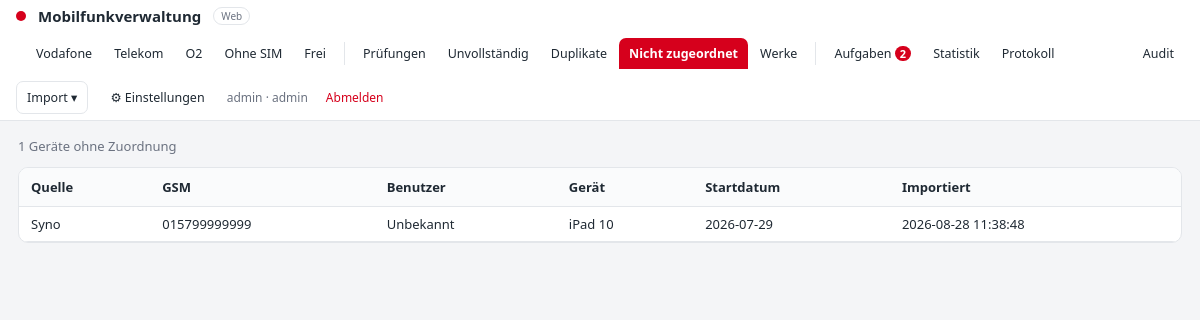
/nicht-zugeordnet (signed in), run on the app's committed database.
### backend/webapp/models.py (models this page shows)
class UnmatchedDevice(Base):
    __tablename__ = "unmatched_devices"
    id          = Column(Integer, primary_key=True)
    quelle      = Column(Text, nullable=False)
    gsm         = Column(Text)
    benutzer    = Column(Text)
    geraet      = Column(Text)
    startdatum  = Column(Text)
    importdatum = Column(Text)

### backend/webapp/blueprints/tabs.py (the view)
@bp.route("/nicht-zugeordnet")
@login_required
def unmatched():
    db = SessionLocal()
    try:
        rows = (db.query(UnmatchedDevice)
                  .order_by(UnmatchedDevice.importdatum.desc()).all())
    finally:
        db.close()
    return render_template("tabs/unmatched.html", rows=rows, active_tab="unmatched")

### backend/webapp/security.py (called while the page is built)
def current_user():
    return session.get("user")

def can(permission: str) -> bool:
    u = current_user()
    if not u:
        return False
    role = u.get("role")
    if permission == "read":
        return True
    if permission == "write":
        return role in ("write", "admin")
    if permission in ("delete", "admin"):
        return role == "admin"
    return False

def login_required(fn):
    @wraps(fn)
    def wrapper(*args, **kwargs):
        if not current_user():
            return redirect(url_for("auth.login", next=request.path))
        return fn(*args, **kwargs)
    return wrapper

### backend/webapp/templates/tabs/unmatched.html (shortened to what this page needs)
{% extends "base.html" %}
{% block content %}
<div class="wrap">
  <div class="bar"><span id="count">{{ rows|length }} Geräte ohne Zuordnung</span></div>
  <div class="tablecard">
    <div class="scroll">
      <table>
        <thead><tr>
          <th>Quelle</th><th>GSM</th><th>Benutzer</th><th>Gerät</th>
          <th>Startdatum</th><th>Importiert</th>
        </tr></thead>
        <tbody>
          {% for r in rows %}
          <tr>
            <td>{{ r.quelle or '—' }}</td>
            <td>{{ r.gsm or '—' }}</td>
            <td>{{ r.benutzer or '—' }}</td>
            <td>{{ r.geraet or '—' }}</td>
            <td>{{ r.startdatum or '—' }}</td>
            <td>{{ r.importdatum or '—' }}</td>
          </tr>
          {% endfor %}
        </tbody>
      </table>
    </div>
  </div>
</div>
{% endblock %}

### backend/webapp/templates/base.html (shortened to what this page needs)
<!doctype html>
<html lang="de">
<head>
  <link rel="stylesheet" href="{{ url_for('static', filename='app.css') }}">
</head>
<body>
  <header class="topbar">
    <span class="dot"></span>
    <span class="appname">Mobilfunkverwaltung</span>
    <span class="webtag">Web</span>
    <nav class="tabs">
      {% for slug, label in nav_providers %}
        <a class="tab {{ 'active' if active_provider|default('') == slug else '' }}"
           href="{{ url_for('participants.provider_list', slug=slug) }}">{{ label }}</a>
      {% endfor %}
      <a class="tab {{ 'active' if active_tab|default('') == 'offen' else '' }}"
         href="{{ url_for('tabs.derived', key='offen') }}">Prüfungen</a>
      <a class="tab {{ 'active' if active_tab|default('') == 'unvollstaendig' else '' }}"
         href="{{ url_for('tabs.derived', key='unvollstaendig') }}">Unvollständig</a>
      <a class="tab {{ 'active' if active_tab|default('') == 'duplikate' else '' }}"
         href="{{ url_for('tabs.derived', key='duplikate') }}">Duplikate</a>
      <a class="tab {{ 'active' if active_tab|default('') == 'unmatched' else '' }}"
         href="{{ url_for('tabs.unmatched') }}">Nicht zugeordnet</a>
      <a class="tab {{ 'active' if active_tab|default('') == 'werke' else '' }}"
         href="{{ url_for('tabs.werke') }}">Werke</a>
      <a class="tab {{ 'active' if active_tab|default('') == 'aufgaben' else '' }}"
         href="{{ url_for('tasks.list_tasks') }}">Aufgaben{% if open_task_count %}
         <span class="badgecount">{{ open_task_count }}</span>{% endif %}</a>
      <a class="tab {{ 'active' if active_tab|default('') == 'statistik' else '' }}"
         href="{{ url_for('reports.statistik') }}">Statistik</a>
      <a class="tab {{ 'active' if active_tab|default('') == 'protokoll' else '' }}"
         href="{{ url_for('reports.import_log') }}">Protokoll</a>
    </nav>
    {% if can('admin') %}
      <a class="tab {{ 'active' if active_tab|default('') == 'audit' else '' }}"
         href="{{ url_for('reports.audit_log') }}">Audit</a>
      <a class="tab import {{ 'active' if active_tab|default('') == 'import' else '' }}"
         href="{{ url_for('imports.index') }}">Import ▾</a>
      <a class="tab {{ 'active' if active_tab|default('') == 'einstellungen' else '' }}"
         href="{{ url_for('settings.index') }}">⚙ Einstellungen</a>
    {% endif %}
    {% if current_user %}
      <span class="user">{{ current_user.username }} · {{ current_user.role }}</span>
      <a class="logout" href="{{ url_for('auth.logout') }}">Abmelden</a>
    {% endif %}
  </header>
  <main>{% block content %}{% endblock %}</main>
</body>
</html>

### backend/webapp/static/app.css (style rules this page uses)
:root { --bg:#f4f5f7; --card:#fff; --line:#e3e6ea; --fg:#1f2933; --dim:#6b7280; --accent:#d6001c; --head:#fafbfc; --hover:#f0f7ff; --ok-bg:#e6f4ea; --ok-fg:#1e7d34; --open-bg:#fdecea; --open-fg:#b3261e; }
* { box-sizing:border-box; }
body { margin:0; font-family:"Segoe UI",system-ui,sans-serif; background:var(--bg); color:var(--fg); }
.topbar { display:flex; align-items:center; gap:12px; background:var(--card); border-bottom:1px solid var(--line); padding:0 16px; height:52px; position:sticky; top:0; z-index:10; }
.dot { width:10px; height:10px; border-radius:50%; background:var(--accent); flex:0 0 auto; }
.appname { font-weight:600; font-size:15px; }
.webtag { font-size:10px; color:var(--dim); border:1px solid var(--line); padding:1px 7px; border-radius:10px; }
.tabs { display:flex; gap:2px; margin-left:10px; }
.tab { padding:8px 12px; font-size:13px; border-radius:7px 7px 0 0; text-decoration:none; color:var(--fg); }
.tab.active { background:var(--accent); color:#fff; font-weight:600; }
.user { font-size:12px; color:var(--dim); }
.logout { font-size:12px; color:var(--accent); text-decoration:none; margin-left:6px; }
.wrap { padding:16px 18px; }
.bar { display:flex; align-items:center; gap:12px; margin-bottom:12px; }
#count { color:var(--dim); font-size:13px; }
.tablecard { background:var(--card); border:1px solid var(--line); border-radius:10px; overflow:hidden; }
.scroll { max-height:calc(100vh - 175px); overflow:auto; }
table { border-collapse:collapse; width:100%; font-size:13px; }
thead th { position:sticky; top:0; background:var(--head); text-align:left; padding:10px 12px; border-bottom:1px solid var(--line); font-weight:600; white-space:nowrap; }
tbody td { padding:8px 12px; border-bottom:1px solid var(--line); white-space:nowrap; }
.topbar { height:auto; min-height:52px; flex-wrap:wrap; padding-top:6px; padding-bottom:6px; }
.tabs { flex-wrap:wrap; }
.tab { padding:7px 10px; font-size:12.5px; }
.tab.import { border:1px solid var(--line); border-radius:7px; }
.badgecount { display:inline-block; min-width:16px; padding:0 5px; border-radius:9px; background:var(--accent); color:#fff; font-size:11px; font-weight:700; text-align:center; }

### data on the page
UnmatchedDevice: quelle "Syno", gsm "015799999999", benutzer "Unbekannt", geraet "iPad 10", startdatum "2026-07-29", importdatum "2026-08-28 11:38:48"

### other printed values
{{ label }} "Vodafone" "Telekom" "O2" "Ohne SIM" "Frei"
{{ open_task_count }} "2"
{{ current_user.username }} "admin"
{{ current_user.role }} "admin"
{{ rows|length }} "1"
